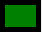
<?xml version="1.0" encoding="UTF-8"?>
<ui version="4.0">
 <class>Cube</class>
 <widget class="QWidget" name="Cube">
  <property name="geometry">
   <rect>
    <x>0</x>
    <y>0</y>
    <width>42</width>
    <height>32</height>
   </rect>
  </property>
  <property name="windowTitle">
   <string>Form</string>
  </property>
  <widget class="QPushButton" name="pushButton">
   <property name="geometry">
    <rect>
     <x>0</x>
     <y>0</y>
     <width>41</width>
     <height>32</height>
    </rect>
   </property>
   <property name="styleSheet">
    <string notr="true">#pushButton


{
background: green; 
border:5px solid black;
border-radius: 40px; 
}

</string>
   </property>
   <property name="text">
    <string/>
   </property>
  </widget>
 </widget>
 <resources/>
 <connections/>
</ui>
